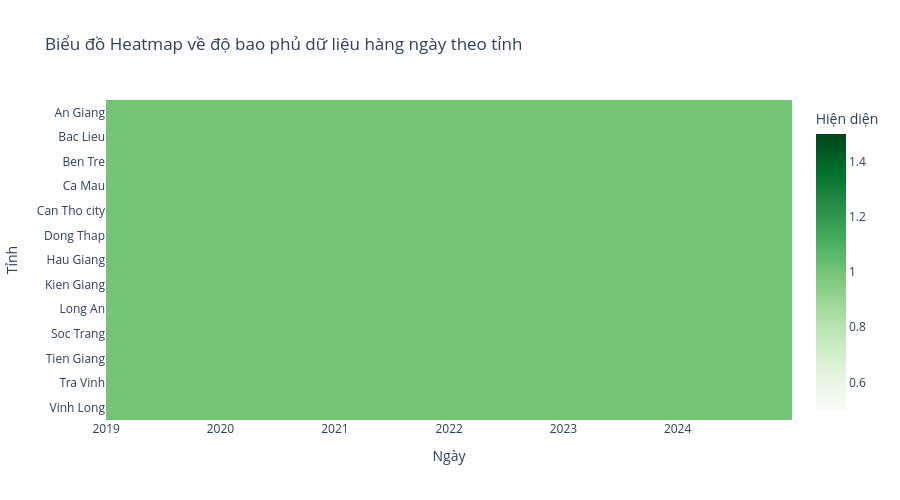

The cell this chart's notebook holds for it:
### Markdown cell above
## Biểu đồ heatmap về độ bao phủ dữ liệu

### Code cell
pivot_cov = raw_df.assign(val=1).pivot_table(
    index="province", columns="date", values="val", fill_value=0
)
fig = px.imshow(
    pivot_cov,
    labels=dict(x="Ngày", y="Tỉnh", color="Hiện diện"),
    title="Biểu đồ Heatmap về độ bao phủ dữ liệu hàng ngày theo tỉnh",
    color_continuous_scale="Greens",
)
fig.update_layout(height=500)
fig.show()

### Figure 1 — Plotly figure (JSON) as saved in the notebook; plotly's stock layout.template omitted (floating-point values rounded to 4 significant figures; data arrays with more than 128 entries replaced by an {"elided": "..."} marker saying what was removed)
{"data": [{"coloraxis": "coloraxis", "hovertemplate": "Ngày: %{x}<br>Tỉnh: %{y}<br>Hiện diện: %{z}<extra></extra>", "name": "0", "type": "heatmap", "x": {"elided": "2192 str values"}, "xaxis": "x", "y": ["An Giang", "Bac Lieu", "Ben Tre", "Ca Mau", "Can Tho city", "Dong Thap", "Hau Giang", "Kien Giang", "Long An", "Soc Trang", "Tien Giang", "Tra Vinh", "Vinh Long"], "yaxis": "y", "z": {"elided": "13x2192 float values"}}], "layout": {"coloraxis": {"colorbar": {"title": {"text": "Hiện diện"}}, "colorscale": [[0, "rgb(247,252,245)"], [0.125, "rgb(229,245,224)"], [0.25, "rgb(199,233,192)"], [0.375, "rgb(161,217,155)"], [0.5, "rgb(116,196,118)"], [0.625, "rgb(65,171,93)"], [0.75, "rgb(35,139,69)"], [0.875, "rgb(0,109,44)"], [1, "rgb(0,68,27)"]]}, "height": 500, "title": {"text": "Biểu đồ Heatmap về độ bao phủ dữ liệu hàng ngày theo tỉnh"}, "xaxis": {"anchor": "y", "constrain": "domain", "domain": [0, 1], "scaleanchor": "y", "title": {"text": "Ngày"}}, "yaxis": {"anchor": "x", "autorange": "reversed", "constrain": "domain", "domain": [0, 1], "title": {"text": "Tỉnh"}}}}
